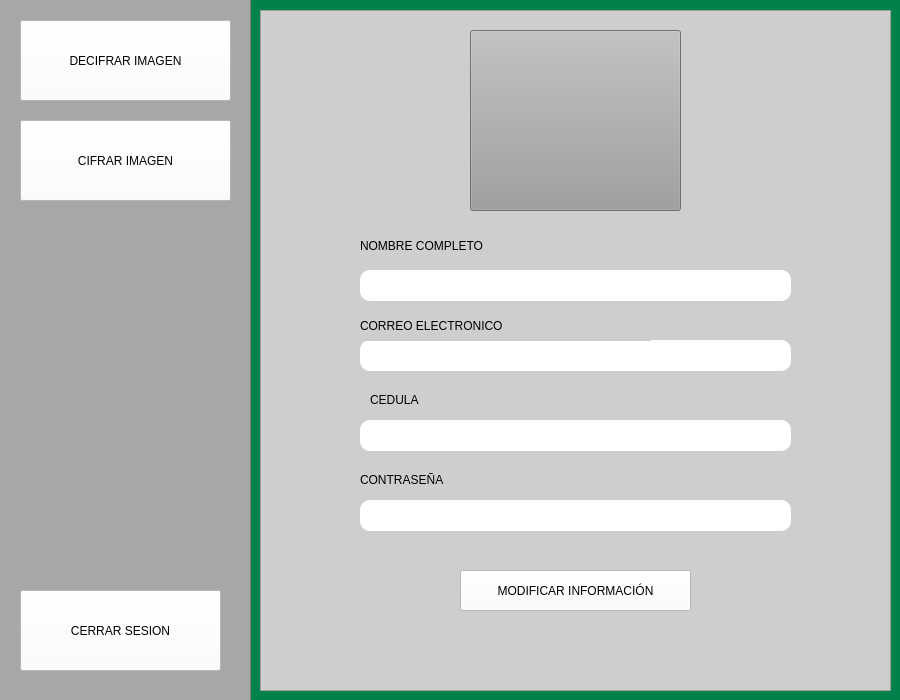
<?xml version="1.0" encoding="UTF-8"?>
<ui version="4.0">
 <class>MainWindow</class>
 <widget class="QMainWindow" name="MainWindow">
  <property name="geometry">
   <rect>
    <x>0</x>
    <y>0</y>
    <width>900</width>
    <height>700</height>
   </rect>
  </property>
  <property name="minimumSize">
   <size>
    <width>900</width>
    <height>700</height>
   </size>
  </property>
  <property name="maximumSize">
   <size>
    <width>900</width>
    <height>700</height>
   </size>
  </property>
  <property name="windowTitle">
   <string>INFORMACIÓN DE USUARIO</string>
  </property>
  <property name="styleSheet">
   <string notr="true">
background-color:#00824A;</string>
  </property>
  <widget class="QWidget" name="centralwidget">
   <widget class="QFrame" name="frame">
    <property name="geometry">
     <rect>
      <x>-10</x>
      <y>-20</y>
      <width>261</width>
      <height>751</height>
     </rect>
    </property>
    <property name="styleSheet">
     <string notr="true">background-color: rgb(167, 167, 167);</string>
    </property>
    <property name="frameShape">
     <enum>QFrame::StyledPanel</enum>
    </property>
    <property name="frameShadow">
     <enum>QFrame::Raised</enum>
    </property>
    <widget class="QPushButton" name="decifrarusuario">
     <property name="geometry">
      <rect>
       <x>30</x>
       <y>40</y>
       <width>211</width>
       <height>81</height>
      </rect>
     </property>
     <property name="cursor">
      <cursorShape>PointingHandCursor</cursorShape>
     </property>
     <property name="styleSheet">
      <string notr="true">background-color: rgb(255, 255, 255);
font: 8pt &quot;MS Shell Dlg 2&quot;;

</string>
     </property>
     <property name="text">
      <string>DECIFRAR IMAGEN</string>
     </property>
    </widget>
    <widget class="QPushButton" name="cifrarusuario">
     <property name="geometry">
      <rect>
       <x>30</x>
       <y>140</y>
       <width>211</width>
       <height>81</height>
      </rect>
     </property>
     <property name="cursor">
      <cursorShape>PointingHandCursor</cursorShape>
     </property>
     <property name="styleSheet">
      <string notr="true">
font: 8pt &quot;MS Shell Dlg 2&quot;;
background-color: rgb(255, 255, 255);

</string>
     </property>
     <property name="text">
      <string>CIFRAR IMAGEN</string>
     </property>
    </widget>
    <widget class="QPushButton" name="cerrarsesion">
     <property name="geometry">
      <rect>
       <x>30</x>
       <y>610</y>
       <width>201</width>
       <height>81</height>
      </rect>
     </property>
     <property name="cursor">
      <cursorShape>PointingHandCursor</cursorShape>
     </property>
     <property name="styleSheet">
      <string notr="true">background-color: rgb(255, 255, 255);
font: 10pt &quot;MS Shell Dlg 2&quot;;

</string>
     </property>
     <property name="text">
      <string>CERRAR SESION</string>
     </property>
    </widget>
   </widget>
   <widget class="QLineEdit" name="lineEdit_2">
    <property name="geometry">
     <rect>
      <x>360</x>
      <y>270</y>
      <width>431</width>
      <height>31</height>
     </rect>
    </property>
    <property name="styleSheet">
     <string notr="true">background-color: rgb(255, 255, 255);
font: 12pt &quot;MS Shell Dlg 2&quot;;
border-radius: 10px;
</string>
    </property>
   </widget>
   <widget class="QLineEdit" name="lineEdit_3">
    <property name="geometry">
     <rect>
      <x>360</x>
      <y>340</y>
      <width>431</width>
      <height>31</height>
     </rect>
    </property>
    <property name="styleSheet">
     <string notr="true">background-color: rgb(255, 255, 255);
font: 12pt &quot;MS Shell Dlg 2&quot;;
border-radius: 10px;
</string>
    </property>
   </widget>
   <widget class="QLineEdit" name="lineEdit_4">
    <property name="geometry">
     <rect>
      <x>360</x>
      <y>420</y>
      <width>431</width>
      <height>31</height>
     </rect>
    </property>
    <property name="styleSheet">
     <string notr="true">background-color: rgb(255, 255, 255);
font: 12pt &quot;MS Shell Dlg 2&quot;;
border-radius: 10px;
</string>
    </property>
    <property name="echoMode">
     <enum>QLineEdit::Normal</enum>
    </property>
   </widget>
   <widget class="QLineEdit" name="lineEdit">
    <property name="geometry">
     <rect>
      <x>360</x>
      <y>500</y>
      <width>431</width>
      <height>31</height>
     </rect>
    </property>
    <property name="styleSheet">
     <string notr="true">background-color: rgb(255, 255, 255);
font: 12pt &quot;MS Shell Dlg 2&quot;;
border-radius: 10px;
</string>
    </property>
    <property name="echoMode">
     <enum>QLineEdit::Password</enum>
    </property>
   </widget>
   <widget class="QPushButton" name="modificarinfo">
    <property name="geometry">
     <rect>
      <x>460</x>
      <y>570</y>
      <width>231</width>
      <height>41</height>
     </rect>
    </property>
    <property name="cursor">
     <cursorShape>PointingHandCursor</cursorShape>
    </property>
    <property name="styleSheet">
     <string notr="true">background-color: rgb(255, 255, 255);
font: 10pt &quot;MS Shell Dlg 2&quot;;

</string>
    </property>
    <property name="text">
     <string>MODIFICAR INFORMACIÓN</string>
    </property>
   </widget>
   <widget class="QLabel" name="label_5">
    <property name="geometry">
     <rect>
      <x>360</x>
      <y>470</y>
      <width>261</width>
      <height>20</height>
     </rect>
    </property>
    <property name="styleSheet">
     <string notr="true">font: 10pt &quot;MS Shell Dlg 2&quot;;
background-color: rgb(206, 206, 206);</string>
    </property>
    <property name="text">
     <string>CONTRASEÑA</string>
    </property>
   </widget>
   <widget class="QLabel" name="label_6">
    <property name="geometry">
     <rect>
      <x>370</x>
      <y>390</y>
      <width>261</width>
      <height>20</height>
     </rect>
    </property>
    <property name="styleSheet">
     <string notr="true">font: 10pt &quot;MS Shell Dlg 2&quot;;
background-color: rgb(206, 206, 206);</string>
    </property>
    <property name="text">
     <string>CEDULA</string>
    </property>
   </widget>
   <widget class="QLabel" name="label_2">
    <property name="geometry">
     <rect>
      <x>360</x>
      <y>310</y>
      <width>291</width>
      <height>31</height>
     </rect>
    </property>
    <property name="styleSheet">
     <string notr="true">font: 10pt &quot;MS Shell Dlg 2&quot;;
background-color: rgb(206, 206, 206);</string>
    </property>
    <property name="text">
     <string>CORREO ELECTRONICO</string>
    </property>
   </widget>
   <widget class="QLabel" name="label">
    <property name="geometry">
     <rect>
      <x>360</x>
      <y>230</y>
      <width>161</width>
      <height>31</height>
     </rect>
    </property>
    <property name="styleSheet">
     <string notr="true">font: 10pt &quot;MS Shell Dlg 2&quot;;
background-color: rgb(206, 206, 206);</string>
    </property>
    <property name="text">
     <string>NOMBRE COMPLETO</string>
    </property>
   </widget>
   <widget class="QFrame" name="frame_2">
    <property name="geometry">
     <rect>
      <x>260</x>
      <y>10</y>
      <width>631</width>
      <height>681</height>
     </rect>
    </property>
    <property name="styleSheet">
     <string notr="true">background-color: rgb(206, 206, 206);</string>
    </property>
    <property name="frameShape">
     <enum>QFrame::StyledPanel</enum>
    </property>
    <property name="frameShadow">
     <enum>QFrame::Raised</enum>
    </property>
    <widget class="QPushButton" name="pushButton_3">
     <property name="geometry">
      <rect>
       <x>210</x>
       <y>20</y>
       <width>211</width>
       <height>181</height>
      </rect>
     </property>
     <property name="cursor">
      <cursorShape>ArrowCursor</cursorShape>
     </property>
     <property name="styleSheet">
      <string notr="true">background-color: rgb(158, 158, 158);
font: 10pt &quot;MS Shell Dlg 2&quot;;

</string>
     </property>
     <property name="text">
      <string/>
     </property>
     <property name="icon">
      <iconset>
       <normaloff>../../../Desktop/icono1.jpg</normaloff>../../../Desktop/icono1.jpg</iconset>
     </property>
     <property name="iconSize">
      <size>
       <width>206</width>
       <height>206</height>
      </size>
     </property>
    </widget>
   </widget>
   <zorder>frame_2</zorder>
   <zorder>frame</zorder>
   <zorder>lineEdit_2</zorder>
   <zorder>lineEdit_3</zorder>
   <zorder>lineEdit_4</zorder>
   <zorder>lineEdit</zorder>
   <zorder>modificarinfo</zorder>
   <zorder>label_5</zorder>
   <zorder>label_6</zorder>
   <zorder>label_2</zorder>
   <zorder>label</zorder>
  </widget>
 </widget>
 <resources/>
 <connections/>
</ui>
